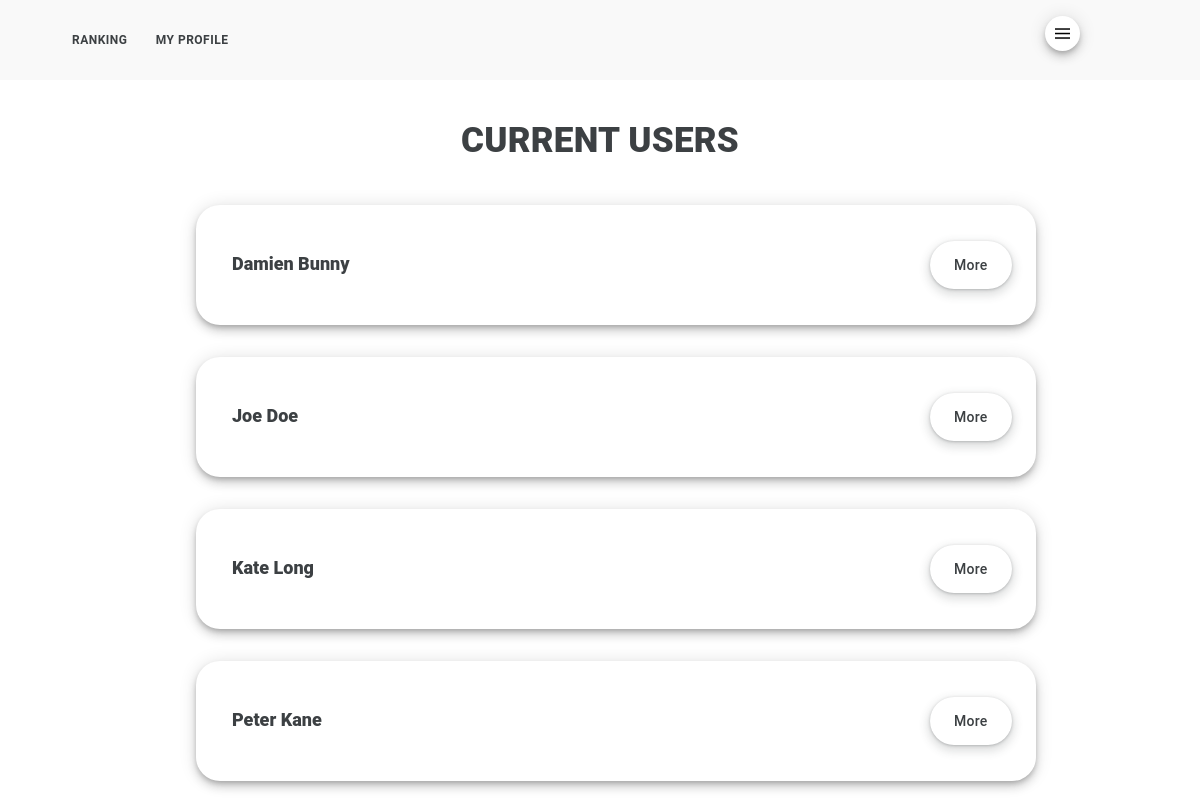
/register_client.html (signed in), run on an earlier commit of the app's database.
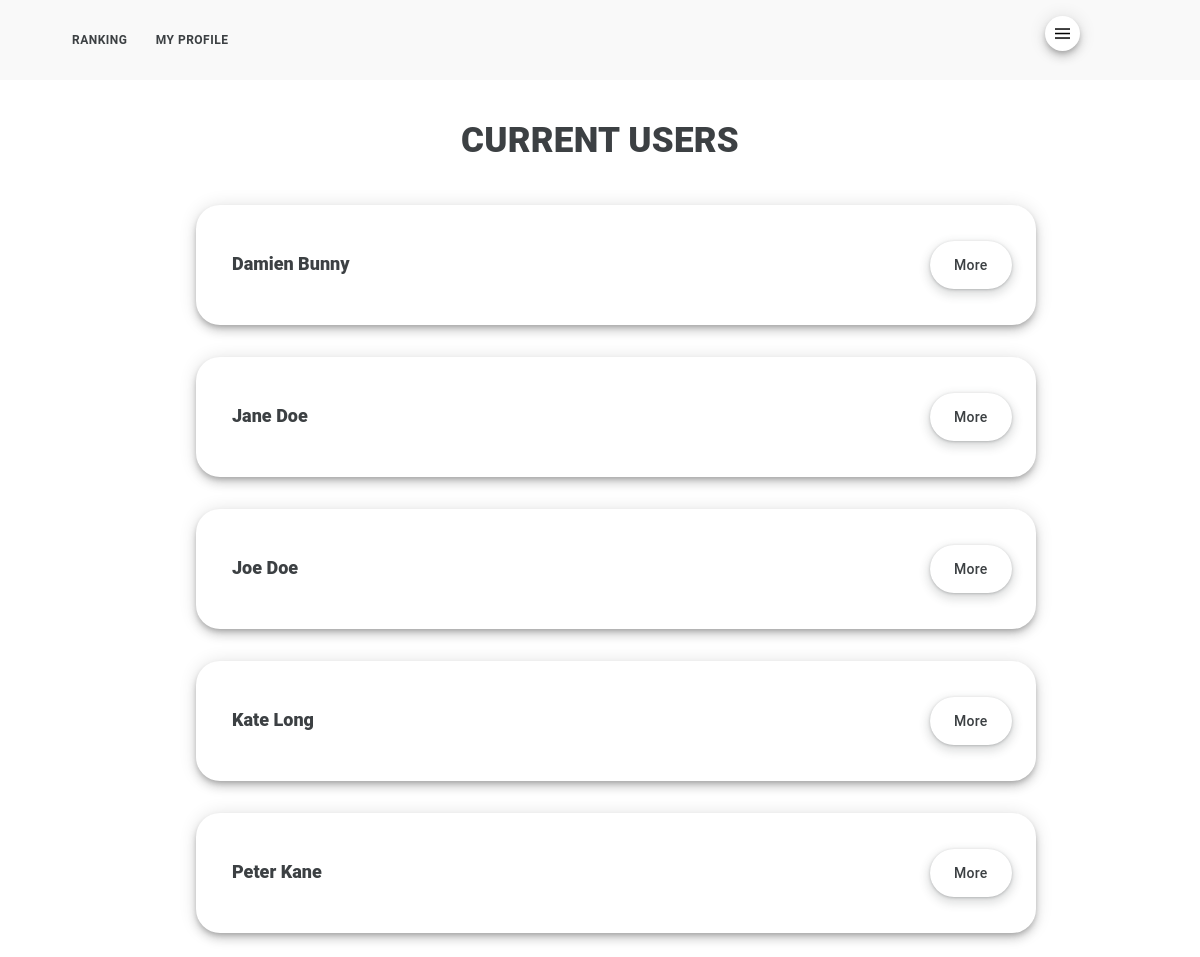
And on a later commit of the database.
### nieszkolni_app/models.py (models this page shows)
class Client(models.Model):
    user_type = models.CharField(max_length=200, default="client")
    name = models.CharField(max_length=200, default="", primary_key=True)
    phone_number = models.IntegerField(default=987654321)
    contact_email_address = models.CharField(max_length=200, default="")
    school = models.CharField(max_length=200, default="-")
    internal_email_address = models.CharField(max_length=200, default="")
    meeting_duration = models.IntegerField(default=55)
    price = models.IntegerField(default=0)
    acquisition_channel = models.CharField(max_length=200, default="")
    recommenders = models.CharField(max_length=200, default="")
    reasons_for_resignation = models.CharField(max_length=200, default="")
    status = models.CharField(max_length=200, default="")
    coach = models.CharField(max_length=200, default="")
    level = models.CharField(max_length=200, default="")
    daily_limit_of_new_vocabulary = models.IntegerField(default=25, null=True)
    maximal_interval_vocabulary = models.IntegerField(default=90, null=True)
    daily_limit_of_new_sentences = models.IntegerField(default=25, null=True)
    maximal_interval_sentences = models.IntegerField(default=90, null=True)

### nieszkolni_app/views.py (the view, shortened to what this page needs)
# urls.py: path('register_client.html', views.register_client, name="register_client"),
@staff_member_required
def register_client(request):
    if request.user.is_authenticated:
        first_name = request.user.first_name
        last_name = request.user.last_name
        current_user = first_name + " " + last_name
        current_clients = ClientsManager().list_current_users()
        return render(request, "list_current_users.html", {
            "current_clients": current_clients
            })

### nieszkolni_folder/audit_manager.py (called while the page is built)
    def check_if_clocked_in(self, clocking_user):
        with connection.cursor() as cursor:
            cursor.execute(f'''
                SELECT clock_out
                FROM nieszkolni_app_audit
                WHERE clocking_user = '{clocking_user}'
                AND entry_type = 'automatic'
                AND status = 'started'
                ORDER BY stamp DESC
                LIMIT 1
                ''')
            response = cursor.fetchone()
            if response is not None:
                if response[0] == 0:
                    status = True
                else:
                    status = False
            else:
                status = False
            return status

### nieszkolni_folder/clients_manager.py (called while the page is built)
    def list_current_users(self):
        with connection.cursor() as cursor:
            cursor.execute(f'''
                SELECT name
                FROM nieszkolni_app_client
                ORDER BY name ASC
                ''')
            users = cursor.fetchall()
            current_users = [user[0] for user in users]
            return current_users

### nieszkolni_app/templates/list_current_users.html (shortened to what this page needs)
{% extends 'base.html' %}
{% block 'content' %}
<h1>CURRENT USERS</h1>
<div class="list_container">
	<ul class="list">
		{% for client in current_clients %}
		<form action="{% url 'list_current_users' %}" method="POST">
			<li class="list_item">
				<div class="list_content">{{ client }}</div>
				<button type="submit" class="list_button button_main" name="action_on_user" value="more">More</button>
			</li>
		</form>
		{% endfor %}
	</ul>
</div>
{% endblock %}

What changed in the data, as far as the page shows it:
added Client: name "Jane Doe"
